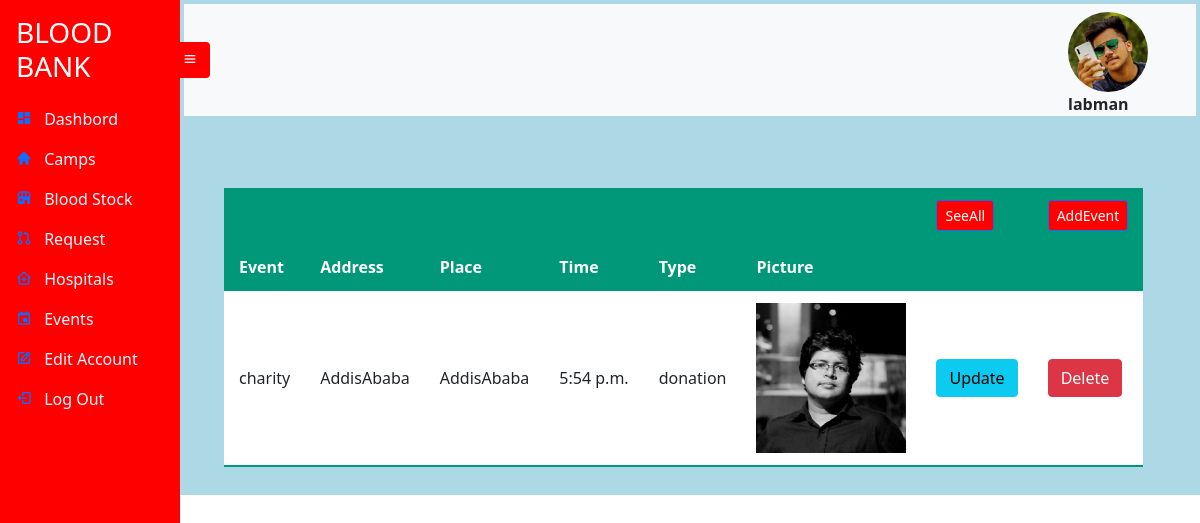
The app's page /events/notall (signed in) with its own data.
### UserAccount/models.py (models this page shows, shortened)
class UserRegistration(models.Model):
    User_id = models.UUIDField(default=uuid.uuid4, unique=True,
                          primary_key=True, editable=False)
    FirstName = models.CharField(max_length=20 , null=True , blank=True)
    LastName = models.CharField(max_length=20 , null=True , blank=True)
    Address_id = models.OneToOneField(Address , on_delete=models.CASCADE)
    Age = models.IntegerField(null=True , blank=True)
    Account_id = models.OneToOneField(Account , on_delete=models.CASCADE)
    ProfilePic= models.FileField(null=True, blank=True, upload_to='profilepic/', default="profilepic/defaultprofile.jpeg")

class Account(AbstractUser):
    Role = models.CharField(max_length=25, null=True , blank=True)

### Event/models.py (models this page shows)
class Event(models.Model):
    Event_id = models.UUIDField(default=uuid.uuid4, unique=True,
                          primary_key=True, editable=False)
    EventName = models.CharField(max_length=10)
    EventDate = models.DateField(max_length=20)
    EventPlace = models.CharField(max_length=50)
    EventTime = models.TimeField()
    EventType = models.CharField(max_length=10)
    EventPic= models.FileField(null=True, blank=True, upload_to='events/', default="events/defaultevent.png")

### Event/views.py (the view)
# urls.py: path('events/<type>', views.Events, name='events'),
def Events(request , type):
    events = None
    try:
        if(type=='all'):
            events=Event.objects.all()
        else:
            events=Event.objects.all()[0:5]
    except:
        events=None
    context={'events':events , 'account':bbmanagerstate(request)['account']}
    return render(request ,'bbmanager/events.html' , context)

### Event/views.py (called while the page is built)
def bbmanagerstate(request):
    bbmanager = request.user
    account = UserRegistration.objects.get(Account_id=bbmanager.id)
    context={'account':account}
    return context

### templates/bbmanager/events.html (shortened to what this page needs)
{% extends 'bbmanager/bbmanager.html' %}
{% block content %}
<br>
<br>
<table class="styled-table">
    <thead>
         <tr>
             <th></th>
             <th></th>
             <th></th>
             <th></th>
             <th></th>
             <th></th>
           <th><a href="{% url 'events' 'all' %}"> <button type="button" class="btn btn-primary btn-sm" style= "background-color: red;">SeeAll</button></a>
            </th>
            <th><a href="{% url 'addevent' %}"><button type="button" class="btn btn-primary btn-sm" style= "background-color: red;">AddEvent</button></a>
            </th>
          </tr>
        <tr>
            <th>Event</th>
            <th>Address</th>
            <th>Place</th>
            <th>Time</th>
            <th>Type</th>
            <th>Picture</th>
            <th></th>
             <th></th>
        </tr>
    </thead>
    <tbody>
      {% if events %}
      {% for ev in events %}
        <tr>
          <td>{{ ev.EventName }}</td>
          <td>{{ ev.EventPlace }}</td>
          <td>{{ ev.EventPlace }}</td>
          <td>{{ ev.EventTime }}</td>
          <td>{{ ev.EventType }}</td>
          <td><img src="/static/images/{{ ev.EventPic }}" style="height: 150px;width: 150px;"></td>
          <td><a href="{% url 'updateevent' ev.Event_id %}"><button type="button" class="btn btn-info">Update</button></a></td>&nbsp;
          <td><a href="{% url 'deleteevent' ev.Event_id %}"><button type="button" class="btn btn-danger">Delete</button></a></td>
        </tr>
      {% endfor %}
      {% endif %}
    </tbody>
  </table>
  <br>
{% endblock %}

### templates/bbmanager/bbmanager.html (shortened to what this page needs)
{% extends 'sidebarbase.html' %}
{% block content1 %}
    <div
      class="side-navbar active-nav d-flex justify-content-between flex-wrap flex-column"
      id="sidebar"
    >
      <ul class="nav flex-column text-white w-100">
        <a href="{% url 'bbdashbord' 'notall' %}" class="nav-link h3 text-white my-2">
          BLOOD BANK
        </a>
        <li class="nav-link">
          <i class="bx bxs-dashboard"></i>
          <span class="mx-2" ><a class="inner-anchor"  href="{% url 'bbdashbord' 'notall' %}"> Dashbord</a></span>
        </li>
        <li class="nav-link">
          <i class="bx bxs-home"></i>
          <span class="mx-2" ><a class="inner-anchor" href="{% url 'camps' 'notall' %}"> Camps</a></span>
        </li>
        <li class="nav-link">
          <i class="bx bxs-store"></i>
          <span class="mx-2" ><a class="inner-anchor" href="{% url 'bloodstock' %}"> Blood Stock</a></span>
        </li>
        <li class="nav-link">
          <i class="bx bx-git-pull-request"></i>
          <span class="mx-2" ><a class="inner-anchor" href="{% url 'hospitalrequest' 'notall' %}"> Request</a></span>
        </li>
        <li  class="nav-link">
          <i class="bx bx-clinic"></i>
          <span class="mx-2" ><a class="inner-anchor" href="{% url 'hospitals' 'notall' %}"> Hospitals</a></span>
        </li>
        <li class="nav-link">
          <i class="bx bx-calendar-event"></i>
          <span class="mx-2" ><a class="inner-anchor" href="{% url 'events' 'notall' %}"> Events</a></span>
        </li>
        <li class="nav-link">
          <i class="bx bx-edit"></i>
          <span class="mx-2" ><a class="inner-anchor" href="{% url 'editpassword'  %}"> Edit Account</a></span>
        </li>
        <li class="nav-link">
          <i class="bx bx-log-out"></i>
          <span class="mx-2" ><a class="inner-anchor" href="{% url 'logout' %}" > Log Out </a></span>
        </li>
      </ul>
    </div>
    <div class="p-1 my-container active-cont" style="background-color:lightblue">
      <nav class="navbar top-navbar navbar-light bg-light px-5">
        <a class="btn border-0" id="menu-btn"><i class="bx bx-menu"></i></a>
        <figure id="image">
          <img src="/static/images/{{ account.ProfilePic }}" style="height: 80px;
          width: 80px;
          border-radius: 50%; " >
          <figcaption><b>{{user.username}}</b></figcaption>
        </figure>
              </nav>
      {% block content %}
      {% endblock %}
{% endblock %}

### static/styles/sidebar.css (style rules this page uses)
* { margin: 0; padding: 0; box-sizing: border-box; }
body { min-height: 100vh; background-color: #fff; }
.side-navbar { width: 180px; height: 100%; position: fixed; margin-left: -300px; background-color: red; transition: 0.5s; }
.my-container { transition: 0.4s; }
.active-nav { margin-left: 0; }
.active-cont { margin-left: 180px; }
#menu-btn { background-color: red ; color: #fff; margin-left: -62px; }
#image { max-width: 300px; height: 80px; border-radius: 50%; top: 10px; right: 0px; }
.inner-anchor { color: aliceblue; text-decoration: black; }
.styled-table thead tr { background-color: #009879; color: #ffffff; text-align: left; }
.styled-table th, .styled-table td { padding: 12px 15px; }
.styled-table tbody tr { border-bottom: 1px solid #dddddd; }
.styled-table tbody tr:last-of-type { border-bottom: 2px solid #009879; }
.styled-table { margin-left: 40px; }
.styled-table tbody { background-color: white; }

### records on screen
UserRegistration: ProfilePic (picture)
Account: username "labman"
Event: EventName "charity", EventPlace "AddisAbaba", EventTime "5:54 p.m.", EventType "donation", EventPic (picture)
